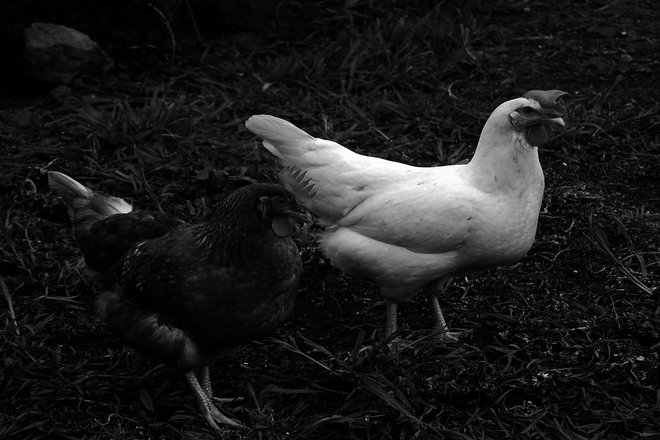
#> input picture 1024/chickens.png, 660 x 440 px
$ python 1.py
#> lines starting #> are read from the running program, lines starting #| are printed output that depends on the picture
import skimage.io as io
import skimage.exposure as ex
from matplotlib.pyplot import figure
import matplotlib.pyplot as plt
c = io.imread('chickens.png')
#> c is the input picture: shape (440, 660); min 0, max 255, mean 27.6
ca1 = ex.adjust_gamma(c,0.5)
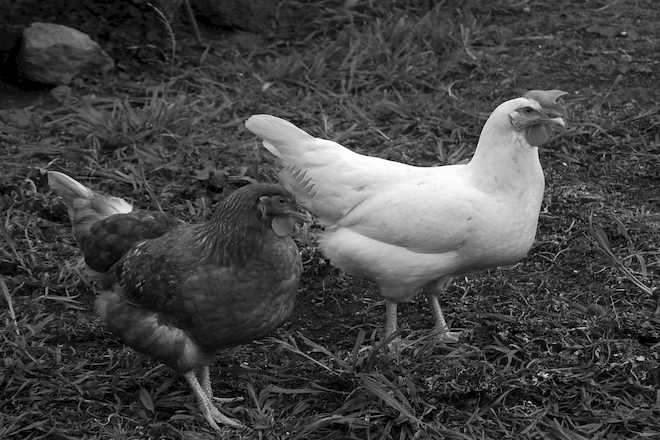
#> ca1: shape (440, 660); min 0, max 255, mean 68.7
ca2 = ex.adjust_gamma(c,0.25)
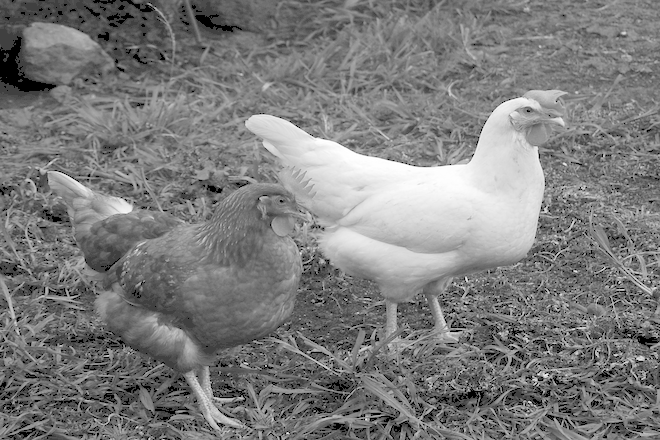
#> ca2: shape (440, 660); min 0, max 255, mean 124.3
io.imshow(ca1)
f = figure()
f.show(plt.hist(ca1.flatten(),bins=256))
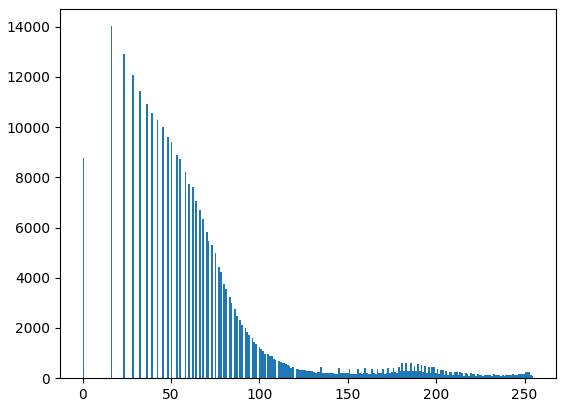
#> figure drawn by matplotlib, 1 panel; tallest bar 14018 high, from x = 15.94 to 16.93

$ run again, with 1024/sunset.png copied over 1024/chickens.png
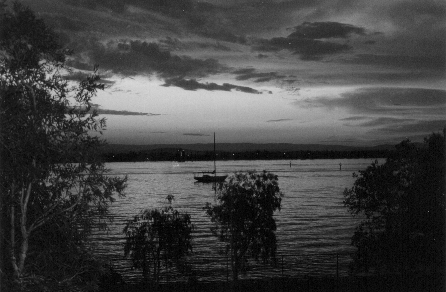
#> input picture 1024/sunset.png, 446 x 292 px
#> c is the input picture: shape (292, 446); min 0, max 217, mean 66
#> `ca2 = ex.adjust_gamma(c,0.25)`:
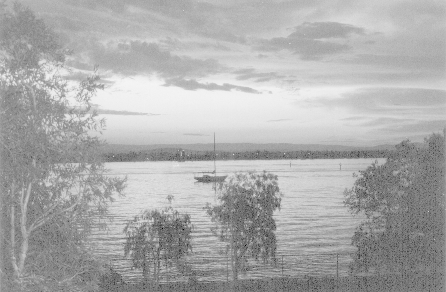
#> ca2: shape (292, 446); min 0, max 245, mean 171.4
#> `f.show(plt.hist(ca1.flatten(),bins=256))`:
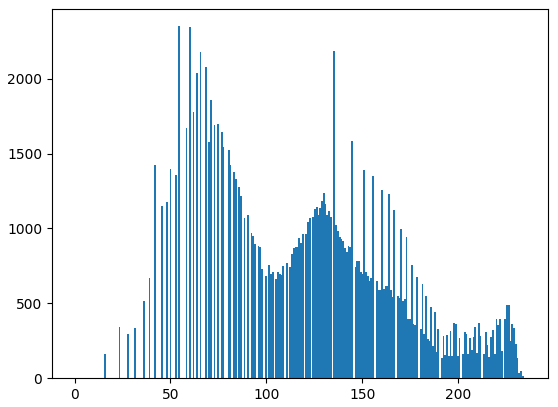
#> figure drawn by matplotlib, 1 panel; tallest bar 2351 high, from x = 54.16 to 55.08
